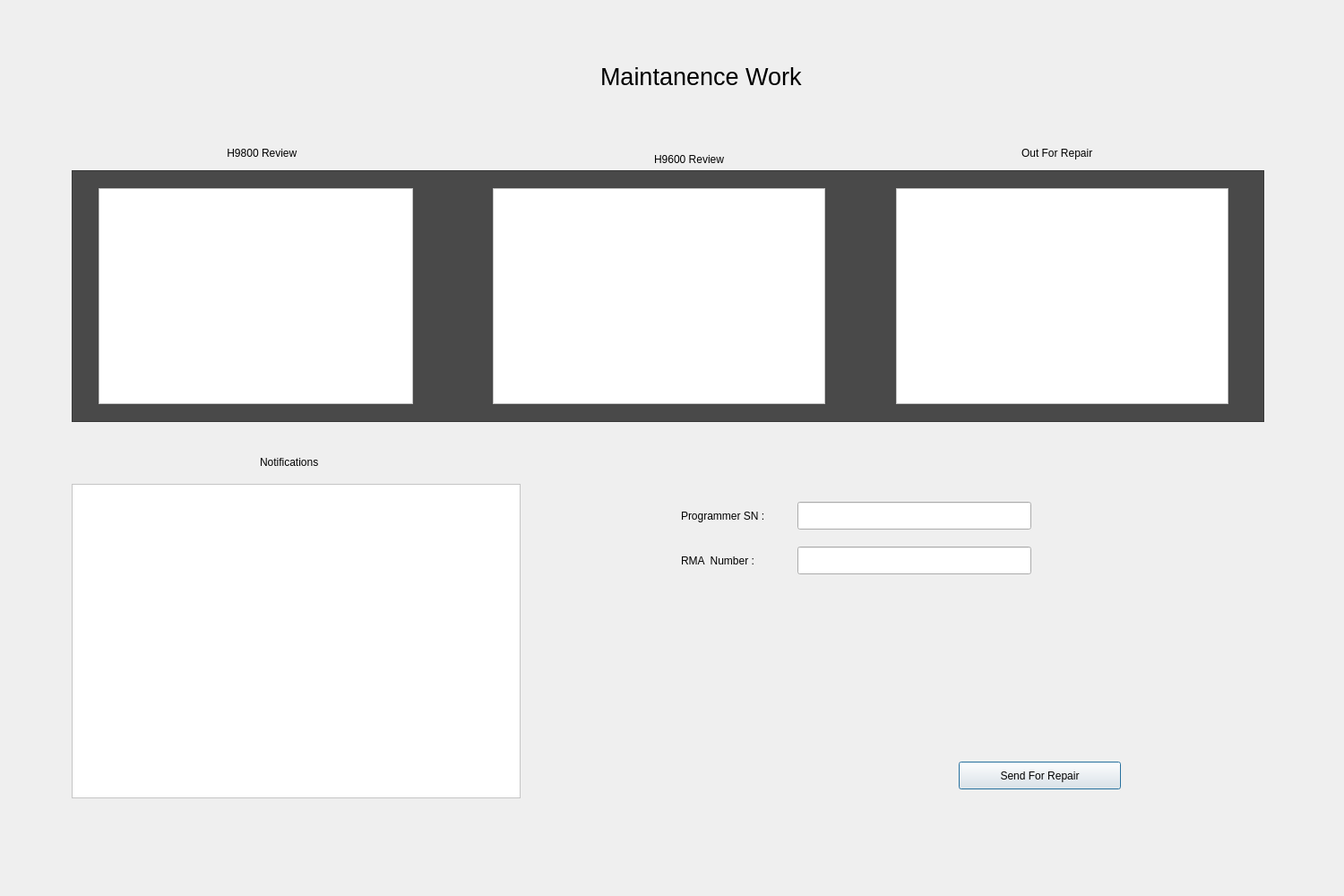
<?xml version="1.0" encoding="UTF-8"?>
<ui version="4.0">
 <class>StorageEdit</class>
 <widget class="QDialog" name="StorageEdit">
  <property name="geometry">
   <rect>
    <x>0</x>
    <y>0</y>
    <width>1500</width>
    <height>1000</height>
   </rect>
  </property>
  <property name="minimumSize">
   <size>
    <width>1500</width>
    <height>1000</height>
   </size>
  </property>
  <property name="maximumSize">
   <size>
    <width>1500</width>
    <height>1000</height>
   </size>
  </property>
  <property name="windowTitle">
   <string>Dialog</string>
  </property>
  <widget class="QLabel" name="label">
   <property name="geometry">
    <rect>
     <x>670</x>
     <y>50</y>
     <width>391</width>
     <height>71</height>
    </rect>
   </property>
   <property name="font">
    <font>
     <pointsize>20</pointsize>
    </font>
   </property>
   <property name="text">
    <string>Maintanence Work </string>
   </property>
  </widget>
  <widget class="QFrame" name="frame">
   <property name="geometry">
    <rect>
     <x>80</x>
     <y>190</y>
     <width>1331</width>
     <height>281</height>
    </rect>
   </property>
   <property name="styleSheet">
    <string notr="true">background-color: rgb(73, 73, 73);</string>
   </property>
   <property name="frameShape">
    <enum>QFrame::StyledPanel</enum>
   </property>
   <property name="frameShadow">
    <enum>QFrame::Raised</enum>
   </property>
   <widget class="QListWidget" name="listWidget">
    <property name="geometry">
     <rect>
      <x>30</x>
      <y>20</y>
      <width>351</width>
      <height>241</height>
     </rect>
    </property>
    <property name="styleSheet">
     <string notr="true">background-color: rgb(255, 255, 255);</string>
    </property>
   </widget>
   <widget class="QListWidget" name="listWidget_2">
    <property name="geometry">
     <rect>
      <x>470</x>
      <y>20</y>
      <width>371</width>
      <height>241</height>
     </rect>
    </property>
    <property name="styleSheet">
     <string notr="true">background-color: rgb(255, 255, 255);</string>
    </property>
   </widget>
   <widget class="QListWidget" name="listWidget_4">
    <property name="geometry">
     <rect>
      <x>920</x>
      <y>20</y>
      <width>371</width>
      <height>241</height>
     </rect>
    </property>
    <property name="styleSheet">
     <string notr="true">background-color: rgb(255, 255, 255);</string>
    </property>
   </widget>
  </widget>
  <widget class="QLabel" name="label_2">
   <property name="geometry">
    <rect>
     <x>250</x>
     <y>160</y>
     <width>121</width>
     <height>21</height>
    </rect>
   </property>
   <property name="text">
    <string> H9800 Review</string>
   </property>
  </widget>
  <widget class="QLabel" name="label_3">
   <property name="geometry">
    <rect>
     <x>730</x>
     <y>170</y>
     <width>111</width>
     <height>16</height>
    </rect>
   </property>
   <property name="text">
    <string>H9600 Review</string>
   </property>
  </widget>
  <widget class="QLabel" name="label_4">
   <property name="geometry">
    <rect>
     <x>1140</x>
     <y>160</y>
     <width>141</width>
     <height>21</height>
    </rect>
   </property>
   <property name="text">
    <string>Out For Repair</string>
   </property>
  </widget>
  <widget class="QListWidget" name="listWidget_3">
   <property name="geometry">
    <rect>
     <x>80</x>
     <y>540</y>
     <width>501</width>
     <height>351</height>
    </rect>
   </property>
   <property name="styleSheet">
    <string notr="true">background-color: rgb(255, 255, 255);</string>
   </property>
  </widget>
  <widget class="QLabel" name="label_5">
   <property name="geometry">
    <rect>
     <x>290</x>
     <y>500</y>
     <width>111</width>
     <height>31</height>
    </rect>
   </property>
   <property name="text">
    <string>Notifications</string>
   </property>
  </widget>
  <widget class="QLabel" name="label_6">
   <property name="geometry">
    <rect>
     <x>760</x>
     <y>560</y>
     <width>131</width>
     <height>31</height>
    </rect>
   </property>
   <property name="text">
    <string>Programmer SN : </string>
   </property>
  </widget>
  <widget class="QPushButton" name="pushButton">
   <property name="geometry">
    <rect>
     <x>1070</x>
     <y>850</y>
     <width>181</width>
     <height>31</height>
    </rect>
   </property>
   <property name="text">
    <string>Send For Repair</string>
   </property>
  </widget>
  <widget class="QLineEdit" name="lineEdit">
   <property name="geometry">
    <rect>
     <x>890</x>
     <y>560</y>
     <width>261</width>
     <height>31</height>
    </rect>
   </property>
  </widget>
  <widget class="QLineEdit" name="lineEdit_2">
   <property name="geometry">
    <rect>
     <x>890</x>
     <y>610</y>
     <width>261</width>
     <height>31</height>
    </rect>
   </property>
  </widget>
  <widget class="QLabel" name="label_7">
   <property name="geometry">
    <rect>
     <x>760</x>
     <y>610</y>
     <width>131</width>
     <height>31</height>
    </rect>
   </property>
   <property name="text">
    <string>RMA  Number : </string>
   </property>
  </widget>
 </widget>
 <resources/>
 <connections/>
</ui>
